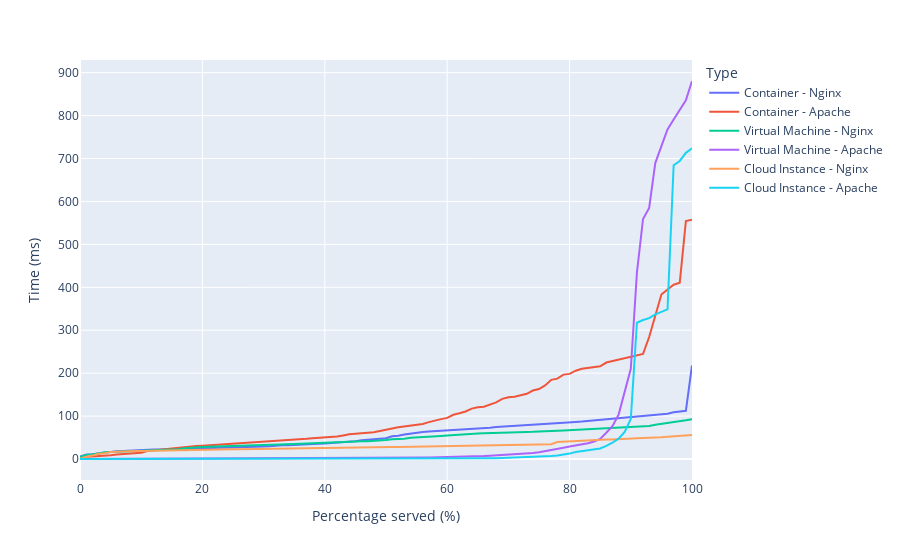

This figure's notebook cell:
### Markdown cell above
# Nginx Response Time 5000 Requests 1000 Concurrent

### Code cell
# Nginx response 5000 requests 1000 concurrency

container_df_nginx_response_5000_1000_1 = pd.read_csv(container_nginx_response_data["docker-nginx-n5000-c1000-1"])
container_df_nginx_response_5000_1000_2 = pd.read_csv(container_nginx_response_data["docker-nginx-n5000-c1000-2"])
container_df_nginx_response_5000_1000_3 = pd.read_csv(container_nginx_response_data["docker-nginx-n5000-c1000-3"])

container_df_apache_response_5000_1000_1 = pd.read_csv(container_apache_response_data["docker-apache-n5000-c1000-1"])
container_df_apache_response_5000_1000_2 = pd.read_csv(container_apache_response_data["docker-apache-n5000-c1000-2"])
container_df_apache_response_5000_1000_3 = pd.read_csv(container_apache_response_data["docker-apache-n5000-c1000-3"])


vm_df_nginx_response_5000_1000_1 = pd.read_csv(vm_nginx_response_data["vm-nginx-n5000-c1000-1"])
vm_df_nginx_response_5000_1000_2 = pd.read_csv(vm_nginx_response_data["vm-nginx-n5000-c1000-2"])
vm_df_nginx_response_5000_1000_3 = pd.read_csv(vm_nginx_response_data["vm-nginx-n5000-c1000-3"])

vm_df_apache_response_5000_1000_1 = pd.read_csv(vm_apache_response_data["vm-apache-n5000-c1000-1"])
vm_df_apache_response_5000_1000_2 = pd.read_csv(vm_apache_response_data["vm-apache-n5000-c1000-2"])
vm_df_apache_response_5000_1000_3 = pd.read_csv(vm_apache_response_data["vm-apache-n5000-c1000-3"])


ec2_df_nginx_response_5000_1000_1 = pd.read_csv(ec2_nginx_response_data["ec2-nginx-n5000-c1000-1"])
ec2_df_nginx_response_5000_1000_2 = pd.read_csv(ec2_nginx_response_data["ec2-nginx-n5000-c1000-2"])
ec2_df_nginx_response_5000_1000_3 = pd.read_csv(ec2_nginx_response_data["ec2-nginx-n5000-c1000-3"])

ec2_df_apache_response_5000_1000_1 = pd.read_csv(ec2_apache_response_data["ec2-apache-n5000-c1000-1"])
ec2_df_apache_response_5000_1000_2 = pd.read_csv(ec2_apache_response_data["ec2-apache-n5000-c1000-2"])
ec2_df_apache_response_5000_1000_3 = pd.read_csv(ec2_apache_response_data["ec2-apache-n5000-c1000-3"])


container_nginx_response_5000_1000_periods ={'Period 1': container_df_nginx_response_5000_1000_1["Time in ms"],
    'Period 2': container_df_nginx_response_5000_1000_2["Time in ms"],
    'Period 3': container_df_nginx_response_5000_1000_3["Time in ms"]}

container_apache_response_5000_1000_periods ={'Period 1': container_df_apache_response_5000_1000_1["Time in ms"],
    'Period 2': container_df_apache_response_5000_1000_2["Time in ms"],
    'Period 3': container_df_apache_response_5000_1000_3["Time in ms"]}


vm_nginx_response_5000_1000_periods ={'Period 1': vm_df_nginx_response_5000_1000_1["Time in ms"],
    'Period 2': vm_df_nginx_response_5000_1000_2["Time in ms"],
    'Period 3': vm_df_nginx_response_5000_1000_3["Time in ms"]}

vm_apache_response_5000_1000_periods ={'Period 1': vm_df_apache_response_5000_1000_1["Time in ms"],
    'Period 2': vm_df_apache_response_5000_1000_2["Time in ms"],
    'Period 3': vm_df_apache_response_5000_1000_3["Time in ms"]}


ec2_nginx_response_5000_1000_periods ={'Period 1': ec2_df_nginx_response_5000_1000_1["Time in ms"],
    'Period 2': ec2_df_nginx_response_5000_1000_2["Time in ms"],
    'Period 3': ec2_df_nginx_response_5000_1000_3["Time in ms"]}

ec2_apache_response_5000_1000_periods ={'Period 1': ec2_df_apache_response_5000_1000_1["Time in ms"],
    'Period 2': ec2_df_apache_response_5000_1000_2["Time in ms"],
    'Period 3': ec2_df_apache_response_5000_1000_3["Time in ms"]}



container_nginx_response_5000_1000_average = pd.DataFrame(container_nginx_response_5000_1000_periods).mean(axis=1)
container_nginx_response_5000_1000_df = pd.DataFrame(container_nginx_response_5000_1000_average).rename(columns={0: "Time (ms)"}).reset_index().rename(columns={"index": "Percentage served (%)"})
container_nginx_response_5000_1000_df["Type"] = "Container - Nginx"

container_apache_response_5000_1000_average = pd.DataFrame(container_apache_response_5000_1000_periods).mean(axis=1)
container_apache_response_5000_1000_df = pd.DataFrame(container_apache_response_5000_1000_average).rename(columns={0: "Time (ms)"}).reset_index().rename(columns={"index": "Percentage served (%)"})
container_apache_response_5000_1000_df["Type"] = "Container - Apache"


vm_nginx_response_5000_1000_average = pd.DataFrame(vm_nginx_response_5000_1000_periods).mean(axis=1)
vm_nginx_response_5000_1000_df = pd.DataFrame(vm_nginx_response_5000_1000_average).rename(columns={0: "Time (ms)"}).reset_index().rename(columns={"index": "Percentage served (%)"})
vm_nginx_response_5000_1000_df["Type"] = "Virtual Machine - Nginx"

vm_apache_response_5000_1000_average = pd.DataFrame(vm_apache_response_5000_1000_periods).mean(axis=1)
vm_apache_response_5000_1000_df = pd.DataFrame(vm_apache_response_5000_1000_average).rename(columns={0: "Time (ms)"}).reset_index().rename(columns={"index": "Percentage served (%)"})
vm_apache_response_5000_1000_df["Type"] = "Virtual Machine - Apache"


ec2_nginx_response_5000_1000_average = pd.DataFrame(ec2_nginx_response_5000_1000_periods).mean(axis=1)
ec2_nginx_response_5000_1000_df = pd.DataFrame(ec2_nginx_response_5000_1000_average).rename(columns={0: "Time (ms)"}).reset_index().rename(columns={"index": "Percentage served (%)"})
ec2_nginx_response_5000_1000_df["Type"] = "Cloud Instance - Nginx"

ec2_apache_response_5000_1000_average = pd.DataFrame(ec2_apache_response_5000_1000_periods).mean(axis=1)
ec2_apache_response_5000_1000_df = pd.DataFrame(ec2_apache_response_5000_1000_average).rename(columns={0: "Time (ms)"}).reset_index().rename(columns={"index": "Percentage served (%)"})
ec2_apache_response_5000_1000_df["Type"] = "Cloud Instance - Apache"


average_nginx_response_5000_1000_df = pd.concat([container_nginx_response_5000_1000_df,
                                                 container_apache_response_5000_1000_df,
                                                 vm_nginx_response_5000_1000_df,
                                                vm_apache_response_5000_1000_df, 
                                                 ec2_nginx_response_5000_1000_df,
                                                 ec2_apache_response_5000_1000_df])

fig = px.line(average_nginx_response_5000_1000_df, x="Percentage served (%)", y="Time (ms)", color="Type")
fig.show()

### Figure 1 — Plotly figure (JSON) as saved in the notebook; plotly's stock layout.template omitted (floating-point values rounded to 4 significant figures)
{"data": [{"hovertemplate": "Type=Container - Nginx<br>Percentage served (%)=%{x}<br>Time (ms)=%{y}<extra></extra>", "legendgroup": "Container - Nginx", "line": {"color": "#636efa", "dash": "solid"}, "marker": {"symbol": "circle"}, "mode": "lines", "name": "Container - Nginx", "orientation": "v", "showlegend": true, "type": "scatter", "x": [0, 1, 2, 3, 4, 5, 6, 7, 8, 9, 10, 11, 12, 13, 14, 15, 16, 17, 18, 19, 20, 21, 22, 23, 24, 25, 26, 27, 28, 29, 30, 31, 32, 33, 34, 35, 36, 37, 38, 39, 40, 41, 42, 43, 44, 45, 46, 47, 48, 49, 50, 51, 52, 53, 54, 55, 56, 57, 58, 59, 60, 61, 62, 63, 64, 65, 66, 67, 68, 69, 70, 71, 72, 73, 74, 75, 76, 77, 78, 79, 80, 81, 82, 83, 84, 85, 86, 87, 88, 89, 90, 91, 92, 93, 94, 95, 96, 97, 98, 99, 100], "xaxis": "x", "y": [5.507, 9.796, 10.88, 12.63, 15.58, 17.18, 18.14, 18.93, 19.8, 20.78, 21.38, 21.69, 21.89, 22.01, 22.34, 22.66, 23.07, 23.55, 23.91, 24.25, 24.69, 24.95, 25.31, 25.81, 26.53, 26.98, 27.39, 27.7, 28.23, 28.82, 29.24, 29.84, 31.51, 31.95, 32.3, 32.64, 33.15, 34.03, 34.57, 35.41, 36.22, 37.0, 38.01, 38.74, 39.59, 41.31, 43.46, 45.08, 46.02, 46.87, 48.45, 53.2, 54.16, 57.04, 59.49, 60.85, 63.15, 64.07, 64.9, 65.68, 66.28, 67.33, 67.96, 68.7, 69.41, 70.23, 71.59, 73.08, 74.82, 75.84, 76.46, 77.19, 77.87, 78.66, 79.56, 81.26, 82.76, 83.37, 84.21, 85.01, 85.74, 86.43, 87.29, 88.61, 89.69, 90.61, 92.34, 93.75, 95.56, 97.4, 98.38, 99.2, 99.79, 101.3, 102.5, 103.9, 105.7, 108.7, 110.2, 112.2, 217.9], "yaxis": "y"}, {"hovertemplate": "Type=Container - Apache<br>Percentage served (%)=%{x}<br>Time (ms)=%{y}<extra></extra>", "legendgroup": "Container - Apache", "line": {"color": "#EF553B", "dash": "solid"}, "marker": {"symbol": "circle"}, "mode": "lines", "name": "Container - Apache", "orientation": "v", "showlegend": true, "type": "scatter", "x": [0, 1, 2, 3, 4, 5, 6, 7, 8, 9, 10, 11, 12, 13, 14, 15, 16, 17, 18, 19, 20, 21, 22, 23, 24, 25, 26, 27, 28, 29, 30, 31, 32, 33, 34, 35, 36, 37, 38, 39, 40, 41, 42, 43, 44, 45, 46, 47, 48, 49, 50, 51, 52, 53, 54, 55, 56, 57, 58, 59, 60, 61, 62, 63, 64, 65, 66, 67, 68, 69, 70, 71, 72, 73, 74, 75, 76, 77, 78, 79, 80, 81, 82, 83, 84, 85, 86, 87, 88, 89, 90, 91, 92, 93, 94, 95, 96, 97, 98, 99, 100], "xaxis": "x", "y": [0.5617, 5.475, 6.054, 6.682, 7.343, 8.516, 10.6, 11.45, 13.05, 13.77, 14.48, 18.44, 19.98, 21.92, 23.55, 24.66, 26.72, 28.32, 29.32, 30.1, 30.81, 31.72, 32.24, 33.25, 34.41, 35.07, 35.59, 37.15, 38.18, 39.3, 40.31, 41.49, 42.44, 43.56, 44.21, 44.78, 45.81, 47.11, 48.43, 49.22, 49.88, 50.74, 52.21, 54.98, 57.78, 58.77, 59.58, 60.97, 62.33, 65.11, 68.9, 71.28, 74.06, 75.78, 77.62, 80.38, 81.77, 85.9, 90.24, 92.96, 95.73, 103.0, 106.5, 110.7, 117.4, 120.7, 121.9, 126.3, 132.0, 140.0, 144.0, 145.2, 147.9, 151.8, 159.6, 163.1, 171.5, 184.3, 187.2, 196.6, 198.3, 205.8, 210.3, 212.1, 214.1, 215.9, 224.8, 228.1, 232.0, 234.0, 237.7, 241.1, 244.9, 284.1, 333.0, 383.3, 395.1, 405.9, 410.8, 554.3, 557.6], "yaxis": "y"}, {"hovertemplate": "Type=Virtual Machine - Nginx<br>Percentage served (%)=%{x}<br>Time (ms)=%{y}<extra></extra>", "legendgroup": "Virtual Machine - Nginx", "line": {"color": "#00cc96", "dash": "solid"}, "marker": {"symbol": "circle"}, "mode": "lines", "name": "Virtual Machine - Nginx", "orientation": "v", "showlegend": true, "type": "scatter", "x": [0, 1, 2, 3, 4, 5, 6, 7, 8, 9, 10, 11, 12, 13, 14, 15, 16, 17, 18, 19, 20, 21, 22, 23, 24, 25, 26, 27, 28, 29, 30, 31, 32, 33, 34, 35, 36, 37, 38, 39, 40, 41, 42, 43, 44, 45, 46, 47, 48, 49, 50, 51, 52, 53, 54, 55, 56, 57, 58, 59, 60, 61, 62, 63, 64, 65, 66, 67, 68, 69, 70, 71, 72, 73, 74, 75, 76, 77, 78, 79, 80, 81, 82, 83, 84, 85, 86, 87, 88, 89, 90, 91, 92, 93, 94, 95, 96, 97, 98, 99, 100], "xaxis": "x", "y": [4.623, 9.925, 10.75, 13.94, 15.63, 16.35, 16.95, 17.5, 18.06, 18.44, 18.88, 19.56, 20.15, 20.78, 21.03, 21.47, 22.56, 25.28, 26.51, 27.51, 28.08, 28.32, 28.68, 29.41, 29.91, 30.25, 30.44, 30.69, 31.37, 31.86, 32.71, 33.18, 33.46, 33.8, 34.62, 35.15, 35.75, 36.43, 37.11, 38.02, 38.89, 39.39, 39.71, 39.96, 40.62, 41.03, 41.21, 41.59, 42.16, 42.67, 44.15, 45.81, 46.01, 47.02, 49.29, 50.51, 51.75, 52.34, 53.16, 53.71, 54.66, 55.97, 57.18, 58.09, 58.92, 59.55, 60.16, 60.79, 61.21, 61.56, 61.83, 62.06, 62.38, 62.92, 63.32, 64.42, 65.47, 65.74, 66.11, 66.6, 67.24, 67.84, 68.45, 68.99, 69.63, 70.25, 70.85, 71.79, 72.74, 73.77, 74.4, 75.37, 76.14, 77.02, 79.66, 81.44, 83.47, 85.56, 88.32, 90.24, 92.72], "yaxis": "y"}, {"hovertemplate": "Type=Virtual Machine - Apache<br>Percentage served (%)=%{x}<br>Time (ms)=%{y}<extra></extra>", "legendgroup": "Virtual Machine - Apache", "line": {"color": "#ab63fa", "dash": "solid"}, "marker": {"symbol": "circle"}, "mode": "lines", "name": "Virtual Machine - Apache", "orientation": "v", "showlegend": true, "type": "scatter", "x": [0, 1, 2, 3, 4, 5, 6, 7, 8, 9, 10, 11, 12, 13, 14, 15, 16, 17, 18, 19, 20, 21, 22, 23, 24, 25, 26, 27, 28, 29, 30, 31, 32, 33, 34, 35, 36, 37, 38, 39, 40, 41, 42, 43, 44, 45, 46, 47, 48, 49, 50, 51, 52, 53, 54, 55, 56, 57, 58, 59, 60, 61, 62, 63, 64, 65, 66, 67, 68, 69, 70, 71, 72, 73, 74, 75, 76, 77, 78, 79, 80, 81, 82, 83, 84, 85, 86, 87, 88, 89, 90, 91, 92, 93, 94, 95, 96, 97, 98, 99, 100], "xaxis": "x", "y": [0.037, 0.073, 0.07933, 0.09433, 0.1003, 0.1053, 0.1103, 0.1173, 0.1283, 0.1387, 0.1453, 0.1533, 0.1607, 0.1693, 0.1813, 0.194, 0.2017, 0.2093, 0.219, 0.2283, 0.2407, 0.258, 0.2763, 0.3027, 0.3257, 0.3487, 0.375, 0.406, 0.4343, 0.472, 0.5087, 0.5517, 0.5947, 0.6443, 0.695, 0.7413, 0.7813, 0.8233, 0.8737, 0.9417, 0.9953, 1.051, 1.141, 1.225, 1.321, 1.429, 1.556, 1.664, 1.773, 1.884, 1.997, 2.15, 2.351, 2.547, 2.76, 3.011, 3.311, 3.553, 3.76, 4.05, 4.392, 4.743, 5.1, 5.485, 5.93, 6.384, 6.939, 7.821, 8.601, 9.25, 9.812, 10.57, 11.58, 12.63, 14.14, 15.6, 17.81, 20.71, 23.13, 26.03, 28.92, 31.19, 33.32, 36.94, 40.92, 46.9, 61.22, 76.6, 103.0, 156.4, 210.3, 434.2, 559.2, 584.7, 689.4, 728.9, 767.6, 790.9, 813.1, 835.7, 880.6], "yaxis": "y"}, {"hovertemplate": "Type=Cloud Instance - Nginx<br>Percentage served (%)=%{x}<br>Time (ms)=%{y}<extra></extra>", "legendgroup": "Cloud Instance - Nginx", "line": {"color": "#FFA15A", "dash": "solid"}, "marker": {"symbol": "circle"}, "mode": "lines", "name": "Cloud Instance - Nginx", "orientation": "v", "showlegend": true, "type": "scatter", "x": [0, 1, 2, 3, 4, 5, 6, 7, 8, 9, 10, 11, 12, 13, 14, 15, 16, 17, 18, 19, 20, 21, 22, 23, 24, 25, 26, 27, 28, 29, 30, 31, 32, 33, 34, 35, 36, 37, 38, 39, 40, 41, 42, 43, 44, 45, 46, 47, 48, 49, 50, 51, 52, 53, 54, 55, 56, 57, 58, 59, 60, 61, 62, 63, 64, 65, 66, 67, 68, 69, 70, 71, 72, 73, 74, 75, 76, 77, 78, 79, 80, 81, 82, 83, 84, 85, 86, 87, 88, 89, 90, 91, 92, 93, 94, 95, 96, 97, 98, 99, 100], "xaxis": "x", "y": [0.359, 5.492, 7.966, 12.13, 13.47, 16.26, 16.83, 17.91, 18.39, 18.7, 18.78, 18.93, 19.24, 19.59, 19.85, 20.09, 20.31, 20.47, 20.67, 20.98, 21.18, 21.46, 21.66, 21.86, 22.16, 22.49, 22.93, 23.08, 23.19, 23.27, 23.32, 23.48, 23.68, 23.83, 23.98, 24.18, 24.36, 24.55, 24.76, 24.99, 25.24, 25.48, 25.81, 25.96, 26.07, 26.18, 26.35, 26.55, 26.78, 27.2, 27.62, 27.86, 28.2, 28.41, 28.58, 28.79, 29.17, 29.48, 29.64, 29.79, 29.88, 30.05, 30.16, 30.27, 30.37, 30.48, 30.59, 30.87, 31.35, 31.71, 32.18, 32.68, 32.97, 33.36, 33.71, 33.79, 33.88, 34.39, 39.68, 40.39, 41.74, 42.3, 42.74, 44.54, 44.9, 45.22, 45.42, 45.58, 45.81, 46.45, 47.83, 48.26, 48.81, 49.15, 49.98, 50.59, 52.09, 52.62, 53.68, 54.4, 55.7], "yaxis": "y"}, {"hovertemplate": "Type=Cloud Instance - Apache<br>Percentage served (%)=%{x}<br>Time (ms)=%{y}<extra></extra>", "legendgroup": "Cloud Instance - Apache", "line": {"color": "#19d3f3", "dash": "solid"}, "marker": {"symbol": "circle"}, "mode": "lines", "name": "Cloud Instance - Apache", "orientation": "v", "showlegend": true, "type": "scatter", "x": [0, 1, 2, 3, 4, 5, 6, 7, 8, 9, 10, 11, 12, 13, 14, 15, 16, 17, 18, 19, 20, 21, 22, 23, 24, 25, 26, 27, 28, 29, 30, 31, 32, 33, 34, 35, 36, 37, 38, 39, 40, 41, 42, 43, 44, 45, 46, 47, 48, 49, 50, 51, 52, 53, 54, 55, 56, 57, 58, 59, 60, 61, 62, 63, 64, 65, 66, 67, 68, 69, 70, 71, 72, 73, 74, 75, 76, 77, 78, 79, 80, 81, 82, 83, 84, 85, 86, 87, 88, 89, 90, 91, 92, 93, 94, 95, 96, 97, 98, 99, 100], "xaxis": "x", "y": [0.051, 0.06467, 0.067, 0.06767, 0.06867, 0.06967, 0.07, 0.071, 0.071, 0.07167, 0.072, 0.072, 0.07267, 0.073, 0.07333, 0.07367, 0.07433, 0.07467, 0.075, 0.07567, 0.076, 0.07667, 0.07733, 0.07833, 0.07867, 0.07967, 0.08067, 0.082, 0.08333, 0.085, 0.087, 0.09033, 0.09333, 0.09667, 0.1007, 0.1057, 0.1093, 0.113, 0.1163, 0.1193, 0.1233, 0.131, 0.141, 0.1493, 0.1573, 0.1677, 0.1793, 0.1903, 0.203, 0.216, 0.2373, 0.2593, 0.282, 0.304, 0.3363, 0.3773, 0.413, 0.451, 0.5007, 0.5483, 0.6083, 0.6743, 0.7477, 0.8337, 1.003, 1.153, 1.37, 1.647, 1.932, 2.352, 2.677, 3.079, 3.572, 4.207, 4.848, 5.498, 6.133, 6.871, 8.051, 9.781, 12.58, 16.2, 18.51, 20.35, 21.86, 24.63, 30.62, 37.96, 47.35, 62.91, 93.26, 317.4, 323.7, 328.2, 336.9, 342.5, 348.5, 684.4, 694.3, 713.2, 723.6], "yaxis": "y"}], "layout": {"legend": {"title": {"text": "Type"}, "tracegroupgap": 0}, "margin": {"t": 60}, "xaxis": {"anchor": "y", "domain": [0, 1], "title": {"text": "Percentage served (%)"}}, "yaxis": {"anchor": "x", "domain": [0, 1], "title": {"text": "Time (ms)"}}}}
